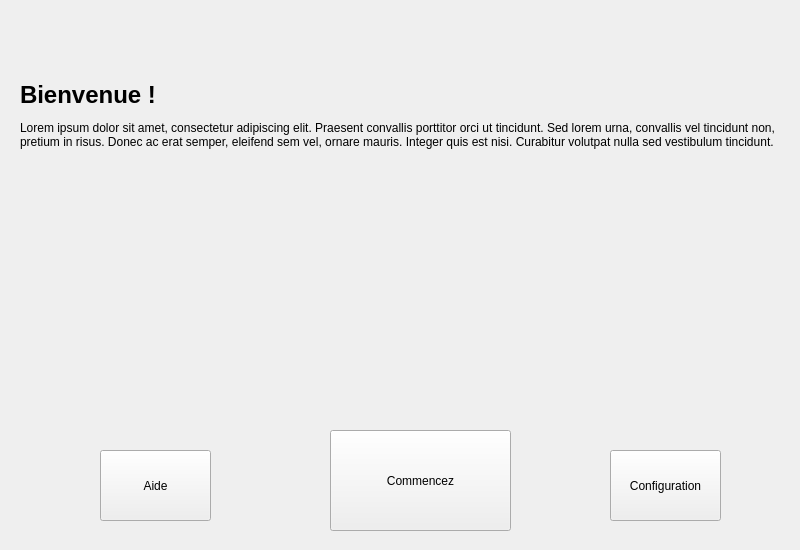
<?xml version="1.0" encoding="UTF-8"?>
<ui version="4.0">
 <class>OpenPage</class>
 <widget class="QWidget" name="OpenPage">
  <property name="geometry">
   <rect>
    <x>0</x>
    <y>0</y>
    <width>800</width>
    <height>550</height>
   </rect>
  </property>
  <property name="windowTitle">
   <string>Form</string>
  </property>
  <widget class="QLabel" name="label">
   <property name="geometry">
    <rect>
     <x>20</x>
     <y>0</y>
     <width>771</width>
     <height>231</height>
    </rect>
   </property>
   <property name="text">
    <string>&lt;html&gt;&lt;head/&gt;&lt;body&gt;&lt;p&gt;&lt;span style=&quot; font-size:xx-large; font-weight:600;&quot;&gt;Bienvenue !&lt;/span&gt;&lt;/p&gt;&lt;p&gt;Lorem ipsum dolor sit amet, consectetur adipiscing elit. Praesent convallis porttitor orci ut tincidunt. Sed lorem urna, convallis vel tincidunt non, pretium in risus. Donec ac erat semper, eleifend sem vel, ornare mauris. Integer quis est nisi. Curabitur volutpat nulla sed vestibulum tincidunt. &lt;/p&gt;&lt;/body&gt;&lt;/html&gt;</string>
   </property>
   <property name="scaledContents">
    <bool>true</bool>
   </property>
   <property name="wordWrap">
    <bool>true</bool>
   </property>
  </widget>
  <widget class="QPushButton" name="warning">
   <property name="geometry">
    <rect>
     <x>610</x>
     <y>450</y>
     <width>111</width>
     <height>71</height>
    </rect>
   </property>
   <property name="text">
    <string>Configuration</string>
   </property>
  </widget>
  <widget class="QPushButton" name="module">
   <property name="geometry">
    <rect>
     <x>330</x>
     <y>430</y>
     <width>181</width>
     <height>101</height>
    </rect>
   </property>
   <property name="text">
    <string>Commencez</string>
   </property>
  </widget>
  <widget class="QPushButton" name="help">
   <property name="geometry">
    <rect>
     <x>100</x>
     <y>450</y>
     <width>111</width>
     <height>71</height>
    </rect>
   </property>
   <property name="text">
    <string>Aide</string>
   </property>
  </widget>
  <widget class="QLabel" name="logo">
   <property name="geometry">
    <rect>
     <x>300</x>
     <y>200</y>
     <width>231</width>
     <height>211</height>
    </rect>
   </property>
   <property name="text">
    <string/>
   </property>
   <property name="pixmap">
    <pixmap resource="../ressources.qrc">:/img/img/logo_400.png</pixmap>
   </property>
   <property name="scaledContents">
    <bool>true</bool>
   </property>
  </widget>
 </widget>
 <resources>
  <include location="../ressources.qrc"/>
 </resources>
 <connections/>
</ui>
